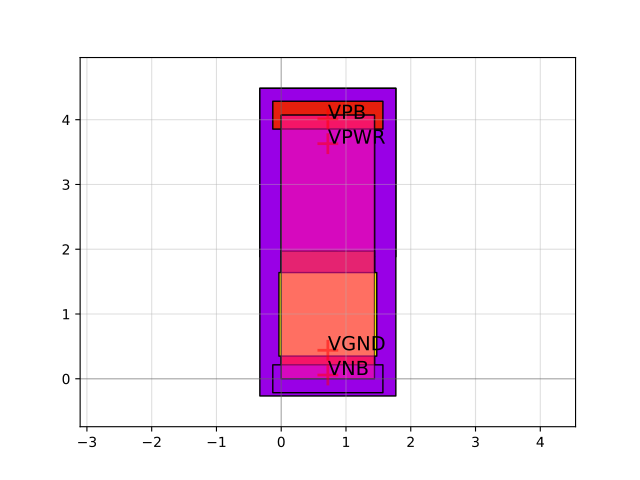

Reproduce this figure in Python.
import sky130

c = sky130.components.sky130_fd_sc_hvl__inv_1()
c.plot()
